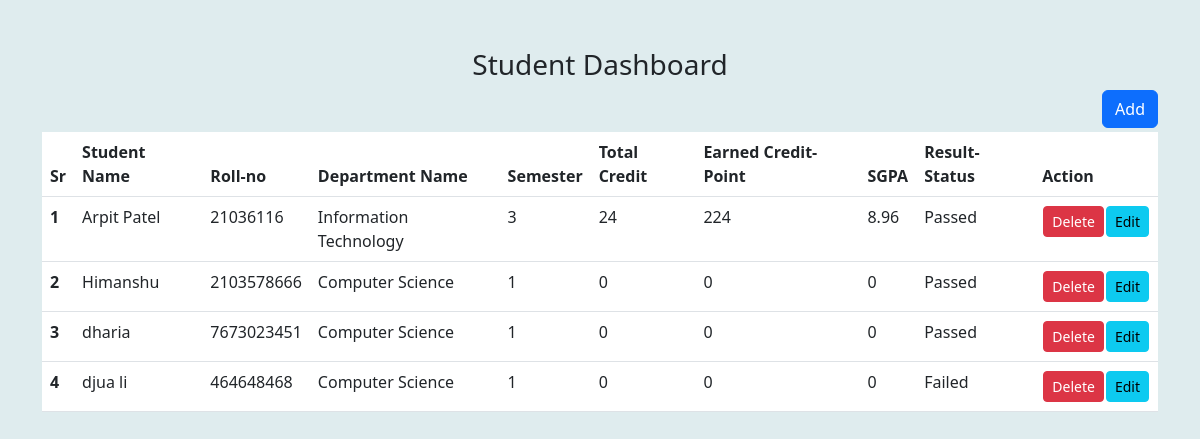
The page / on the database its author committed.
### core/models.py (models this page shows)
class Student(models.Model):
    name=models.CharField(max_length=50)
    roll=models.IntegerField()
    department=models.CharField(max_length=50, default='Computer Science')
    semester=models.IntegerField(default='1')
    total=models.IntegerField(default='0')
    earned=models.IntegerField(default='0')
    sgpa=models.FloatField(default='0')
    result_status=models.CharField(max_length=10)

### core/views.py (the view)
# urls.py: path('',Home.as_view(),name='home'),
class Home(View):
    def get(self,request):
        stu_data = Student.objects.all()
        return render(request,'core/home.html',{'studata':stu_data})

### core/templates/core/home.html (shortened to what this page needs)
{% extends 'core/base.html' %}
{% block main_content %}
<section class="container">
<div class="row justify-content-around text-center mt-5">
    <div class="col-sm-12">
        <h3>Student Dashboard</h3>
    </div>
</div>
<div class="row justify-content-around">
    <div class="col-sm-12">
        <a href="{% url 'add-student' %}" class='btn btn-primary float-end'>Add</a>
    </div>
</div>
<div class="row justify-content-around text-white mt-1">
    <div class="col-sm-12">
        <table class="table table-hover">
            <thead>
                <tr>
                  <th scope="col">Sr</th>
                  <th scope="col">Student Name</th>
                  <th scope="col">Roll-no</th>
                  <th scope="col">Department Name</th>
                  <th scope="col">Semester</th>
                  <th scope="col">Total Credit</th>
                  <th scope="col">Earned Credit-Point</th>
                  <th scope="col">SGPA</th>
                  <th scope="col">Result-Status</th>
                  <th scope="col">Action</th>
                </tr>
              </thead>
              <tbody>
                {% for stud in studata %}
                <tr>
                  <th scope="row">{{forloop.counter}}</th>
                  <td>{{stud.name}}</td>
                  <td>{{stud.roll}}</td>
                  <td>{{stud.department}}</td>
                  <td>{{stud.semester}}</td>
                  <td>{{stud.total}}</td>
                  <td>{{stud.earned}}</td>
                  <td>{{stud.sgpa}}</td>
                  <td>{{stud.result_status}}</td>
                  <td class="aline-inline">
                    <table>
                      <tr>
                        <td>
                          <form action="{% url 'delete-student' %}" method="POST">
                            <input type="submit" value="Delete" class="btn btn-danger btn-sm">
                          </form>
                        </td>
                        <td>
                          <a href="{% url 'edit-student' stud.id %}" class="btn btn-info btn-sm">Edit</a>
                        </td>
                      </tr>
                    </table>
                  </td>
                </tr>
                {% endfor %}
              </tbody>
        </table>
    </div>
</div>
</section>
{% endblock main_content %}

### core/templates/core/base.html (shortened to what this page needs)
<!doctype html>
<html lang="en">
  {% load static %}
  <head>
    <link href="https://cdn.jsdelivr.net/npm/bootstrap@5.3.0/dist/css/bootstrap.min.css" rel="stylesheet">
    <link rel="stylesheet" href="{% static 'css/base.css' %}">
  </head>
  </head>
  <body>
    {% block main_content %}{% endblock main_content %}
  </body>
  </body>
</html>

### core/static/css/base.css (style rules this page uses)
body { background-color: rgb(223, 236, 238); }

### rows shown on the page
Student: name "Arpit Patel", roll "21036116", department "Information Technology", semester "3", total "24", earned "224", sgpa "8.96", result_status "Passed"
Student: name "Himanshu", roll "2103578666", department "Computer Science", semester "1", total "0", earned "0", sgpa "0", result_status "Passed"
Student: name "dharia", roll "7673023451", department "Computer Science", semester "1", total "0", earned "0", sgpa "0", result_status "Passed"
Student: name "djua li", roll "464648468", department "Computer Science", semester "1", total "0", earned "0", sgpa "0", result_status "Failed"
